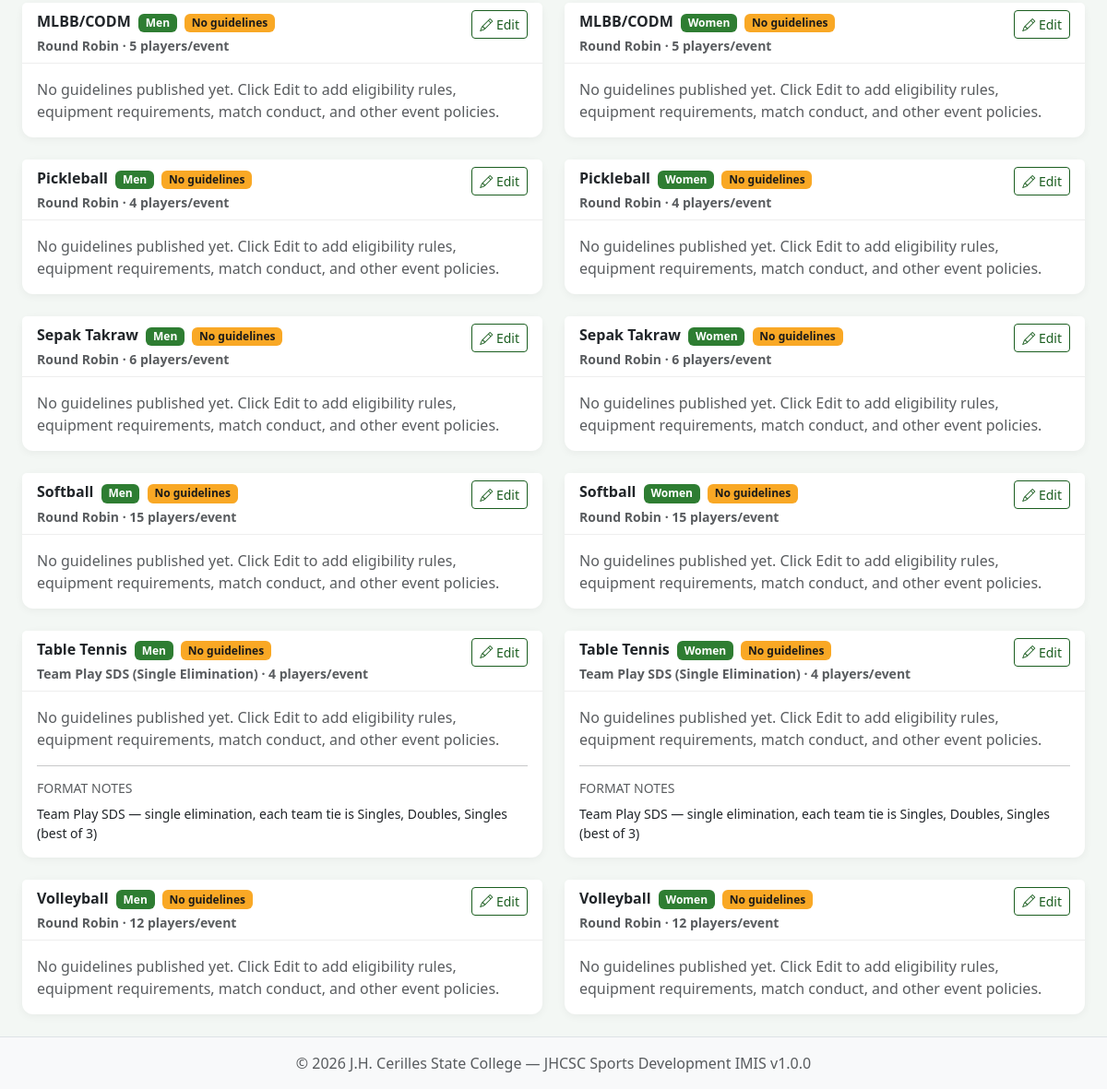
Page /intramurals/sports/guidelines.php (signed in, lower part) on the earlier database version.
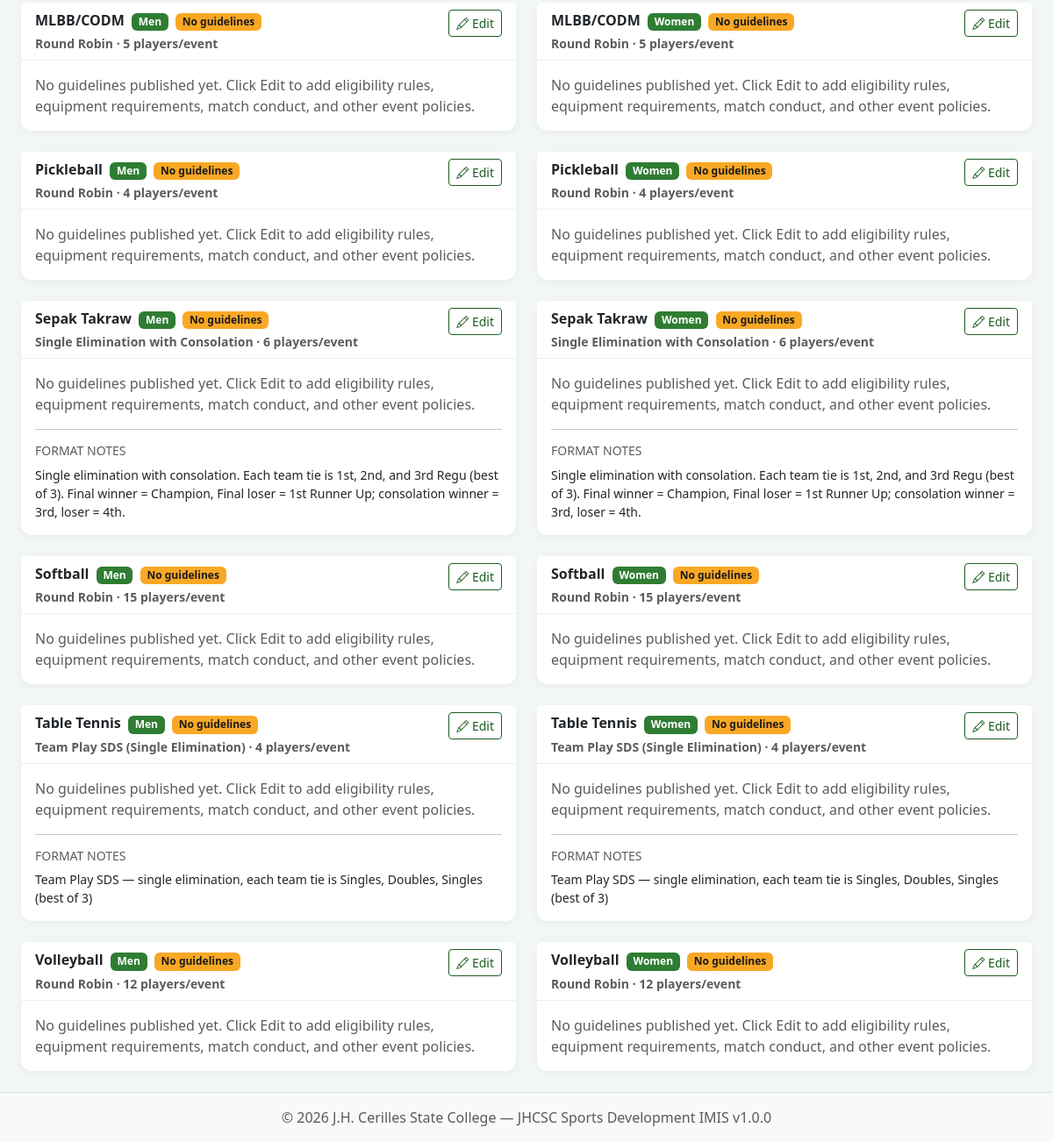
Same page on the later database version.
### tables this page shows
CREATE TABLE IF NOT EXISTS intramural_sports (
    id INT AUTO_INCREMENT PRIMARY KEY,
    name VARCHAR(100) NOT NULL,
    description TEXT,
    category ENUM('men', 'women', 'mixed') NOT NULL DEFAULT 'men',
    players_per_event INT DEFAULT NULL,
    scoring_method ENUM('points', 'sets', 'games', 'time') NOT NULL DEFAULT 'points',
    rules TEXT,
    guidelines TEXT,
    schedule_notes TEXT,
    venue VARCHAR(150) DEFAULT NULL,
    game_duration_minutes INT NOT NULL DEFAULT 60,
    tournament_format ENUM('round_robin', 'single_elimination', 'single_elimination_consolation', 'modified_single_elimination_consolation', 'double_elimination', 'group_knockout', 'rank_first_to_last', 'team_play_sds', 'team_play_sds_consolation', 'custom') NOT NULL DEFAULT 'round_robin',
    format_notes TEXT,
    win_points INT NOT NULL DEFAULT 3,
    draw_points INT NOT NULL DEFAULT 1,
    loss_points INT NOT NULL DEFAULT 0,
    point_scheme_id INT DEFAULT NULL,
    created_at TIMESTAMP DEFAULT CURRENT_TIMESTAMP,
    updated_at TIMESTAMP DEFAULT CURRENT_TIMESTAMP ON UPDATE CURRENT_TIMESTAMP,
    UNIQUE KEY uq_sport_name_category (name, category),
    FOREIGN KEY (point_scheme_id) REFERENCES intramural_point_schemes(id) ON DELETE SET NULL
);

### includes/functions.php (called while the page is built, shortened)
<?php
function sanitize(string $input): string
{
    return htmlspecialchars(trim($input), ENT_QUOTES, 'UTF-8');
}
function get(string $key, $default = ''): string
{
    return isset($_GET[$key]) ? trim($_GET[$key]) : $default;
}

### includes/intramurals.php (called while the page is built, shortened)
<?php
function tournamentFormatLabels(): array
{
    return [
        'round_robin' => 'Round Robin',
        'single_elimination' => 'Single Elimination',
        'single_elimination_consolation' => 'Single Elimination with Consolation',
        'modified_single_elimination_consolation' => 'Modified Single Elimination w Consolation',
        'double_elimination' => 'Double Elimination',
        'group_knockout' => 'Group Stage → Knockout',
        'rank_first_to_last' => 'Rank from First to Last',
        'team_play_sds' => 'Team Play SDS (Single Elimination)',
        'team_play_sds_consolation' => 'Team Play SDS (Single Elimination with Consolation)',
        'custom' => 'Custom / Agreed Format',
    ];
}
function tournamentFormatLabel(?string $format): string
{
    $labels = tournamentFormatLabels();
    $key = $format ?: 'round_robin';
    return $labels[$key] ?? ucfirst(str_replace('_', ' ', $key));
}

### includes/auth.php (called while the page is built, shortened)
<?php
require_once __DIR__ . '/../config/config.php';
require_once __DIR__ . '/functions.php';
require_once __DIR__ . '/intramurals.php';
function isLoggedIn(): bool
{
    return isset($_SESSION['user_id']) && !empty($_SESSION['user_id']);
}
function canManageIntramurals(): bool
{
    return isLoggedIn() && in_array($_SESSION['user_role'], ['admin', 'coordinator', 'staff'], true);
}

### intramurals/sports/guidelines.php (the view, shortened to what this page needs)
<?php
require_once __DIR__ . '/../../includes/auth.php';
$db = getDB();
$canEdit = canManageIntramurals();
$focusSportId = (int) get('sport');
$sports = $db->query('SELECT * FROM intramural_sports ORDER BY name, category')->fetchAll();
require_once __DIR__ . '/../../includes/header.php';
?>
<?php if (empty($sports)): ?>
<div class="alert alert-info">No sports/events yet. Add sports under <a href="<?= BASE_URL ?>/intramurals/sports/index.php">Sports / Events</a> first.</div>
<?php else: ?>
<div class="row g-4" id="guidelinesList">
    <?php foreach ($sports as $s): ?>
    <?php
    $sportId = (int) $s['id'];
    $hasGuidelines = trim((string) ($s['guidelines'] ?? '')) !== '';
    $guidelinePayload = htmlspecialchars(json_encode([
        'id' => $sportId,
        'name' => $s['name'],
        'category' => $s['category'],
        'guidelines' => $s['guidelines'] ?? '',
    ], JSON_HEX_TAG | JSON_HEX_APOS | JSON_HEX_QUOT | JSON_HEX_AMP), ENT_QUOTES, 'UTF-8');
    ?>
    <div class="col-lg-6" id="sport-<?= $sportId ?>">
        <div class="card h-100 guideline-card <?= $focusSportId === $sportId ? 'border-primary shadow-sm' : '' ?>">
            <div class="card-header d-flex justify-content-between align-items-start gap-2">
                <div>
                    <strong><?= sanitize($s['name']) ?></strong>
                    <span class="badge bg-secondary ms-1"><?= ucfirst($s['category']) ?></span>
                    <?php if (!$hasGuidelines): ?>
                    <span class="badge bg-warning text-dark ms-1">No guidelines</span>
                    <?php endif; ?>
                    <div class="small text-muted mt-1">
                        <?= sanitize(tournamentFormatLabel($s['tournament_format'] ?? 'round_robin')) ?>
                        <?php if (!empty($s['players_per_event'])): ?>
                        · <?= (int) $s['players_per_event'] ?> players/event
                        <?php endif; ?>
                    </div>
                </div>
                <?php if ($canEdit): ?>
                <button type="button"
                        class="btn btn-sm btn-outline-primary btn-edit-guidelines flex-shrink-0"
                        data-bs-toggle="modal"
                        data-bs-target="#guidelineModal"
                        data-sport-id="<?= $sportId ?>"
                        data-guideline="<?= $guidelinePayload ?>">
                    <i class="bi bi-pencil"></i> Edit
                </button>
                <?php endif; ?>
            </div>
            <div class="card-body">
                <?php if ($hasGuidelines): ?>
                <div class="guideline-content"><?= nl2br(sanitize($s['guidelines'])) ?></div>
                <?php else: ?>
                <p class="text-muted mb-0">
                    <?= $canEdit
                        ? 'No guidelines published yet. Click Edit to add eligibility rules, equipment requirements, match conduct, and other event policies.'
                        : 'Guidelines have not been published for this event yet.' ?>
                </p>
                <?php endif; ?>
                <?php if (!empty($s['format_notes'])): ?>
                <hr>
                <h6 class="text-muted small text-uppercase mb-2">Format Notes</h6>
                <div class="small"><?= nl2br(sanitize($s['format_notes'])) ?></div>
                <?php endif; ?>
            </div>
        </div>
    </div>
    <?php endforeach; ?>
</div>
<?php endif; ?>
<?php require_once __DIR__ . '/../../includes/footer.php'; ?>

Differences in the rows shown:
changed intramural_sports (number 5 of 12 on the later page): tournament_format "Round Robin" → "Single Elimination with Consolation"; format_notes (not shown) → "Single elimination with consolation. Each team tie is 1st, 2nd, and 3rd Regu (best of 3). Final winner = Champion, Final loser = 1st Runner Up; consolation winner = 3rd, loser = 4th."
changed intramural_sports (number 6 of 12 on the later page): tournament_format "Round Robin" → "Single Elimination with Consolation"; format_notes (not shown) → "Single elimination with consolation. Each team tie is 1st, 2nd, and 3rd Regu (best of 3). Final winner = Champion, Final loser = 1st Runner Up; consolation winner = 3rd, loser = 4th."
